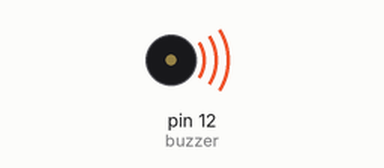
Recording of a sketch running on a simulated Arduino Uno, built with avr-gcc and run on an emulated ATmega328P. Shown: buzzer (waves = sounding, pin HIGH).

Above: at 0.02 s.
Timing chart, 0 to 3.0 s (numbered marks = the images above):
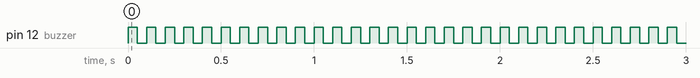

Measured:
- by itself, pin 12 (buzzer): alternates HIGH for 0.05 s and LOW for 0.05 s

The sketch:

Buzzer_and_LED.ino
```cpp
//www.elegoo.com
//2016.12.08

int buzzer = 12;  // The pin of the active buzzer
int ledpin_1 = 8;   // The pin of the attached LED
int ledpin_2 = 7;   // The pin of the attached LED
void setup()
{
  pinMode(buzzer,OUTPUT);//initialize the buzzer pin as an output
}
void loop()
{
  digitalWrite(ledpin_1, HIGH);   // turn the LED on (HIGH is the voltage level)
  //output an frequency
  for(int i=0;i<10;i++) {
    digitalWrite(buzzer,HIGH);
    delay(50);//wait for 1ms
    digitalWrite(buzzer,LOW);
    delay(50);//wait for 1ms
  }
  digitalWrite(ledpin_1, LOW);    // turn the LED off by making the voltage LOW
  digitalWrite(ledpin_2, HIGH);   // turn the LED on (HIGH is the voltage level)
  //output another frequency
  for(int i=0;i<10;i++) {
    digitalWrite(buzzer,HIGH);
    delay(50);//wait for 2ms
    digitalWrite(buzzer,LOW);
    delay(50);//wait for 2ms
  }
  digitalWrite(ledpin_2, LOW);    // turn the LED off by making the voltage LOW
}
```
